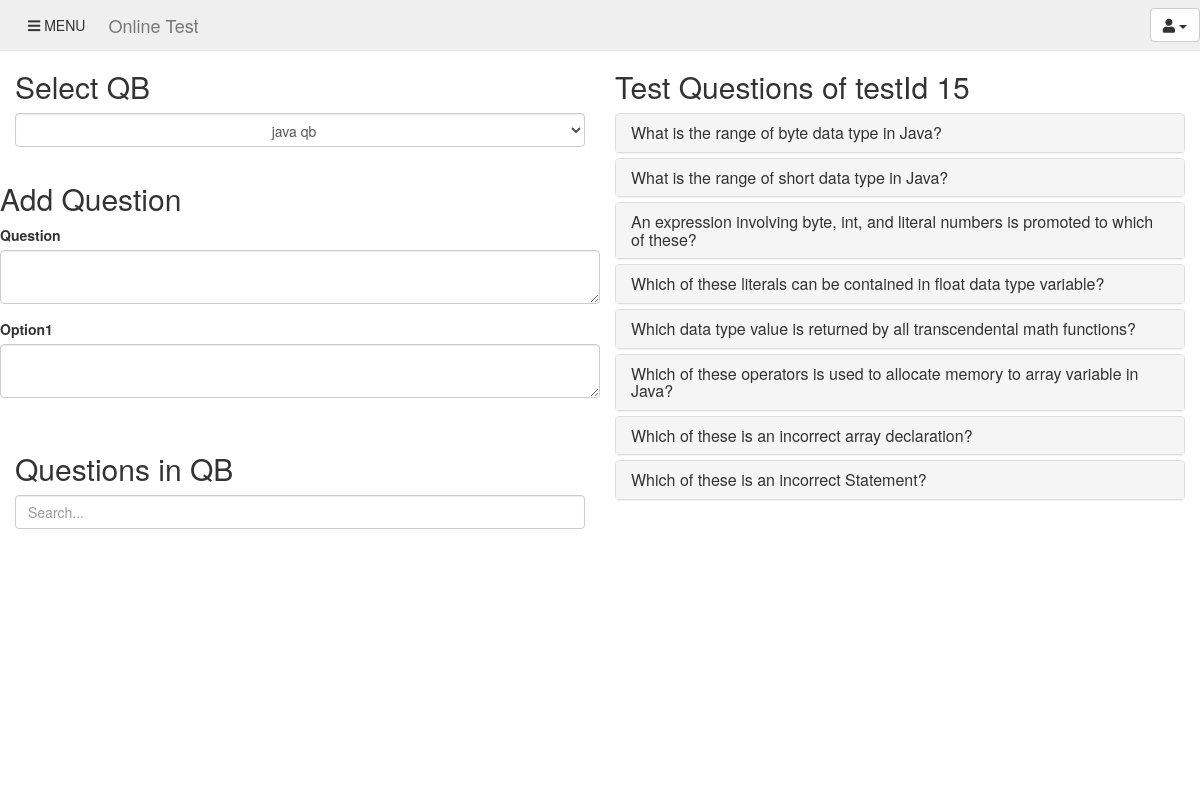
The page /project008/php/testQuestions.php?id=15 (signed in) on the database its author committed.
### tables this page shows
CREATE TABLE IF NOT EXISTS `questions` (
  `qid` int(10) NOT NULL AUTO_INCREMENT,
  `question` text NOT NULL,
  `option1` text,
  `option2` text,
  `option3` text,
  `option4` text,
  `answer` int(11) NOT NULL,
  `q_bank_id` int(10) DEFAULT NULL,
  PRIMARY KEY (`qid`),
  KEY `question_bank_id` (`q_bank_id`)
);

### project008/php/testQuestions.php (the view, shortened to what this page needs)
<?php
 	include 'connection.php';
		$q1="select * from question_bank where created_by='".$_SESSION['uname']."';";
		$question_banks=$con->query($q1);
		if(isset($_GET['id'])){
			$test_id=$_GET['id'];
			$q2="select * from questions where qid in (select question_id from question_in_test where test_id=$test_id);";
			$questions_in_test=$con->query($q2);
		}
 ?>
<!DOCTYPE html>
<html>
<head>
  		<link rel="stylesheet" href="https://maxcdn.bootstrapcdn.com/bootstrap/3.3.7/css/bootstrap.min.css">
  		<link rel="stylesheet" href="https://use.fontawesome.com/releases/v5.2.0/css/all.css">
		<link rel="stylesheet" type="text/css" href="http://localhost/project008/css/homepage.css">
</head>
<body>
	<div id="wrapper"  >
	<div class="main" >
			<nav class="navbar navbar-default navbar-fixed-top " id="navbar" >
				<div class="container-fluid">
					 <ul class="nav navbar-nav">
					      <li >
								<button class="btn navbar-btn" id="tgbtn"><span class="fa fa-bars" aria-hidden="true"></span>  MENU</button>
						  </li>
			    	 </ul>
					<div class="navbar-header">
						<a class="navbar-brand" href="">Online Test</a>
					</div>
					<ul class="nav navbar-nav navbar-right">
								<li class="dropdown">
									<button class="btn btn-default dropdown-toggle navbar-btn" type="button" id="menu1" data-toggle="dropdown"><span class="fa fa-user" ></span>
									<span class="caret"></span></button>
							</li>
					</ul>
				</div>
			</nav>
		<div id="content" class="container-fluid content">
			<div class="row">
				<div class="col-sm-6">
					<h2>Select QB</h2>
					<div class="form-group ">
					 <select class="form-control" id="qbselect" style="text-align: center;" form="form1" name="qb">
					   <?php
					   $c=0;
					   	while ($row=$question_banks->fetch_assoc()) {
					   		if ($c==0) {
					   			echo "<option value=\"".$row['id']."\" selected>".$row['name']."</option>";
					   		}
					   		else
					   			echo "<option value=\"".$row['id']."\">".$row['name']."</option>";
					   	}
					   ?>
					 </select>
					</div>
					<div class="row" style="height: 250px;overflow-y: scroll;">
						<h2>Add Question</h2>
					<form action="testQuestionsX.php" method="POST" id="form1">
						<div class="form-group">
						    <label for="">Question</label>
						    <textarea class="form-control" id="question" name="question"></textarea>
						 </div>
						 <div class="form-group">
						    <label for="option1">Option1</label>
						    <textarea class="form-control" id="o1" name="o1"></textarea>
						 </div>
					</form>
					</div>
					<br>
					<h2>Questions in QB</h2>
					<input class="form-control" type="text" id="question_search" name="" placeholder="Search...">
					<div class="row" style="height: 250px;overflow-y: scroll;">
					</div>
				</div>
				<div class="col-sm-6" style="height: 850px;overflow-y: scroll;">
					<h2>Test Questions of testId  <?php echo $test_id; ?></h2>
					<?php
					$i=0;
					echo"	<div class=\"panel-group\" id=\"accordion\">";
					while ($row=$questions_in_test->fetch_assoc()) {
					echo"  <div class=\"panel panel-default\">";
					echo"    <div class=\"panel-heading\">";
					echo"      <h4 class=\"panel-title\">";
					echo"        <a data-toggle=\"collapse\" data-parent=\"#accordion\" href=\"#collapse0".$i."\">";
					echo        $row['question']."</a>";
					echo"      </h4>";
					echo"    </div>";
					echo"  </div>";
					$i++;
				}
					echo"  </div>";
				?>
				</div>
			</div>
		</div>
</div>
</div>
</body>
</html>

### project008/css/homepage.css (style rules this page uses)
.navbar { background-color: #efefef; transition: 0.5s; }
.main { margin-top: 50px; transition: 0.5s; }
.navbar-header { padding-left: 10px; }

### rows shown on the page
questions: question "What is the range of byte data type in Java?"
questions: question "What is the range of short data type in Java?"
questions: question "An expression involving byte, int, and literal numbers is promoted to which of these?"
questions: question "Which of these literals can be contained in float data type variable?"
questions: question "Which data type value is returned by all transcendental math functions?"
questions: question "Which of these operators is used to allocate memory to array variable in Java?"
questions: question "Which of these is an incorrect array declaration?"
questions: question "Which of these is an incorrect Statement?"

### other values the page prints
$test_id "15"
form field qb "java qb"
